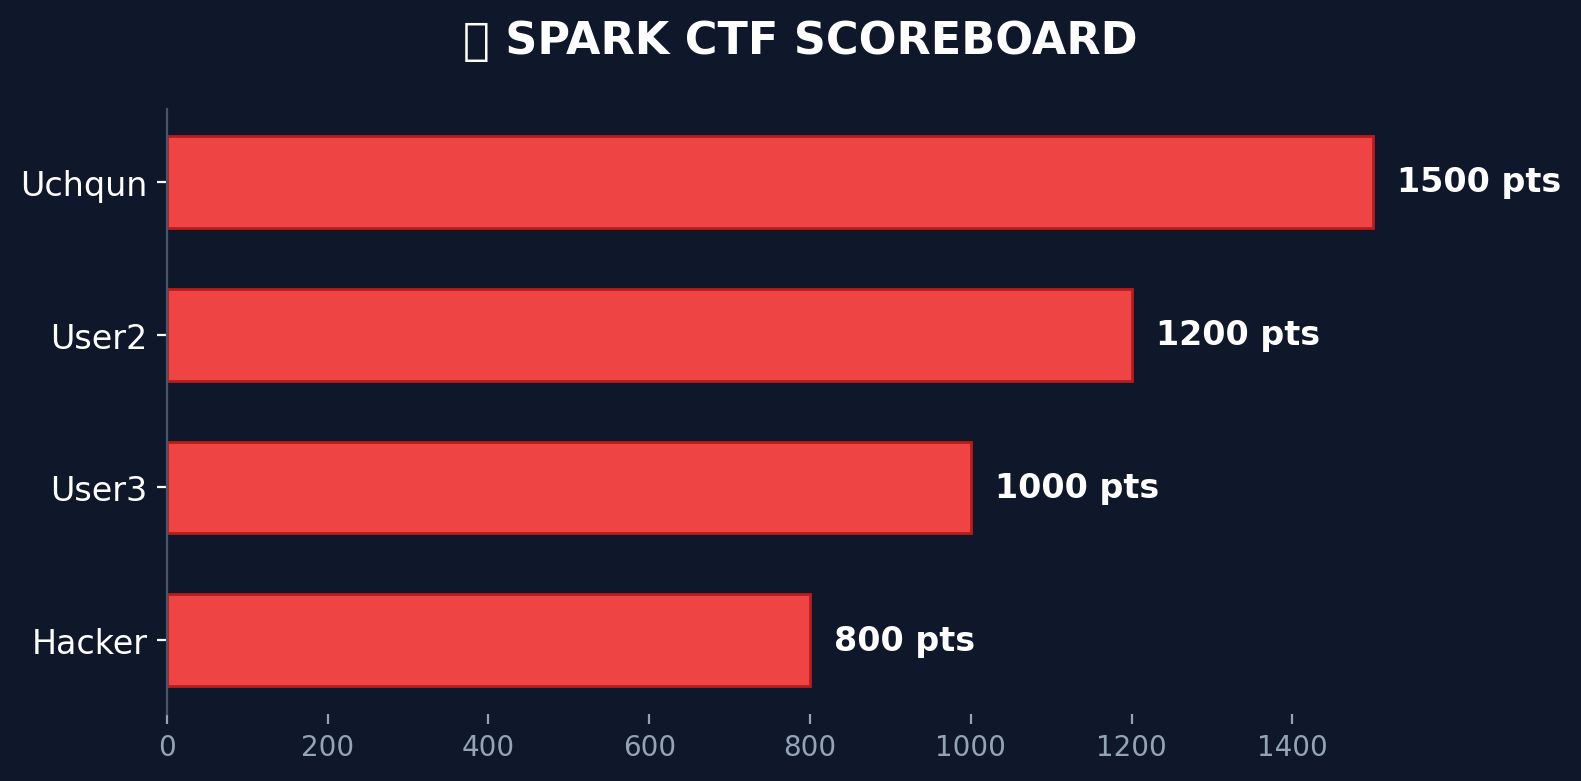

Here is the Python script that generated this plot:
import matplotlib
matplotlib.use('Agg')
import matplotlib.pyplot as plt

def create_ranking_diagram():
    top_users = [{'nickname': 'Uchqun', 'points': 1500}, {'nickname': 'User2', 'points': 1200}, {'nickname': 'User3', 'points': 1000}, {'nickname': 'Hacker', 'points': 800}]
    
    if not top_users:
        return None
        
    names = [u['nickname'][:15] for u in top_users]
    points = [u['points'] for u in top_users]
    
    # Reverse to show highest at the top
    names = names[::-1]
    points = points[::-1]

    fig, ax = plt.subplots(figsize=(8, max(4, len(top_users) * 0.6)))
    
    # Set dark background
    fig.patch.set_facecolor('#0f172a')
    ax.set_facecolor('#0f172a')
    
    # Create horizontal bars
    bars = ax.barh(names, points, color='#ef4444', height=0.6, edgecolor='#b91c1c')
    
    # Add text labels on bars
    for bar in bars:
        width = bar.get_width()
        ax.text(width + max(points)*0.02, bar.get_y() + bar.get_height()/2, 
                f'{int(width)} pts', 
                ha='left', va='center', color='white', fontweight='bold', fontsize=12)

    # Styling
    ax.spines['top'].set_visible(False)
    ax.spines['right'].set_visible(False)
    ax.spines['bottom'].set_visible(False)
    ax.spines['left'].set_color('#475569')
    
    ax.tick_params(axis='y', colors='white', labelsize=12)
    ax.tick_params(axis='x', colors='#94a3b8')
    
    plt.title("🏆 SPARK CTF SCOREBOARD", color='white', pad=20, fontsize=16, fontweight='bold')
    
    plt.tight_layout()
    plt.savefig("test_diagram.png", format='png', bbox_inches='tight', facecolor='#0f172a', dpi=200)
    print("Saved test_diagram.png")

create_ranking_diagram()
